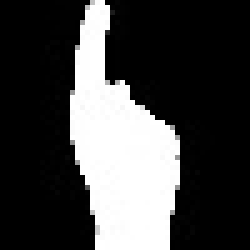
#> input picture 1.jpg, 50 x 50 px (shown 5 times larger)
$ python digitdataset2.py
#> lines starting #> are read from the running program, lines starting #| are printed output that depends on the picture
import numpy as np
import pandas as pd
import cv2 as cv2
from matplotlib.image import imread
import matplotlib.pyplot as plt
from sklearn.decomposition import PCA, IncrementalPCA
#from IPython.display import display

image_raw = cv2.imread("1.jpg", cv2.IMREAD_GRAYSCALE)
#> image_raw is the input picture: shape (50, 50); min 0, max 255, mean 67.5
print(image_raw.shape)
#| (50, 50)

# Displaying the image
plt.figure(figsize=[8,4])
plt.imshow(image_raw, cmap=plt.cm.gray)
plt.show()
pca = PCA(n_components=2)
image_pca = pca.fit_transform(image_raw)
#> image_pca = 50 pairs, first value -574.3 to 426.9, second value -340.6 to 318.3
print(image_pca.shape)
#| (50, 2)

# Displaying the image
plt.figure(figsize=[8,4])
plt.imshow(image_pca)
plt.show()
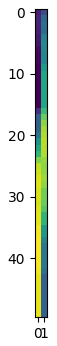
#> figure drawn by matplotlib, 1 panel
imagesDf = pd.DataFrame(data = image_pca, columns = ['principalcomponent1','principalcomponent2'])
#> imagesDf = table of 50 rows and 2 columns
#display(imagesDf)
imagesDf.plot.scatter(x="principalcomponent1", y="principalcomponent2")
plt.show()
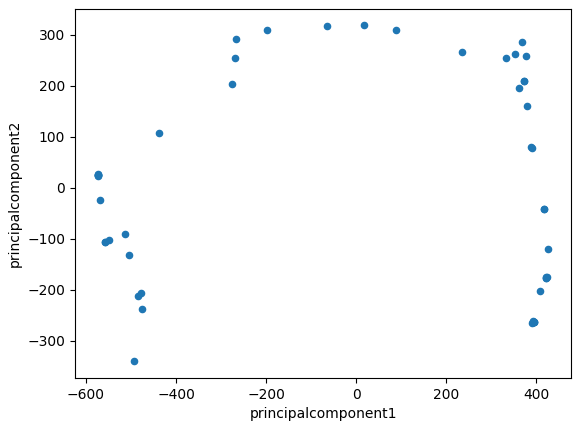
#> figure drawn by matplotlib, 1 panel
